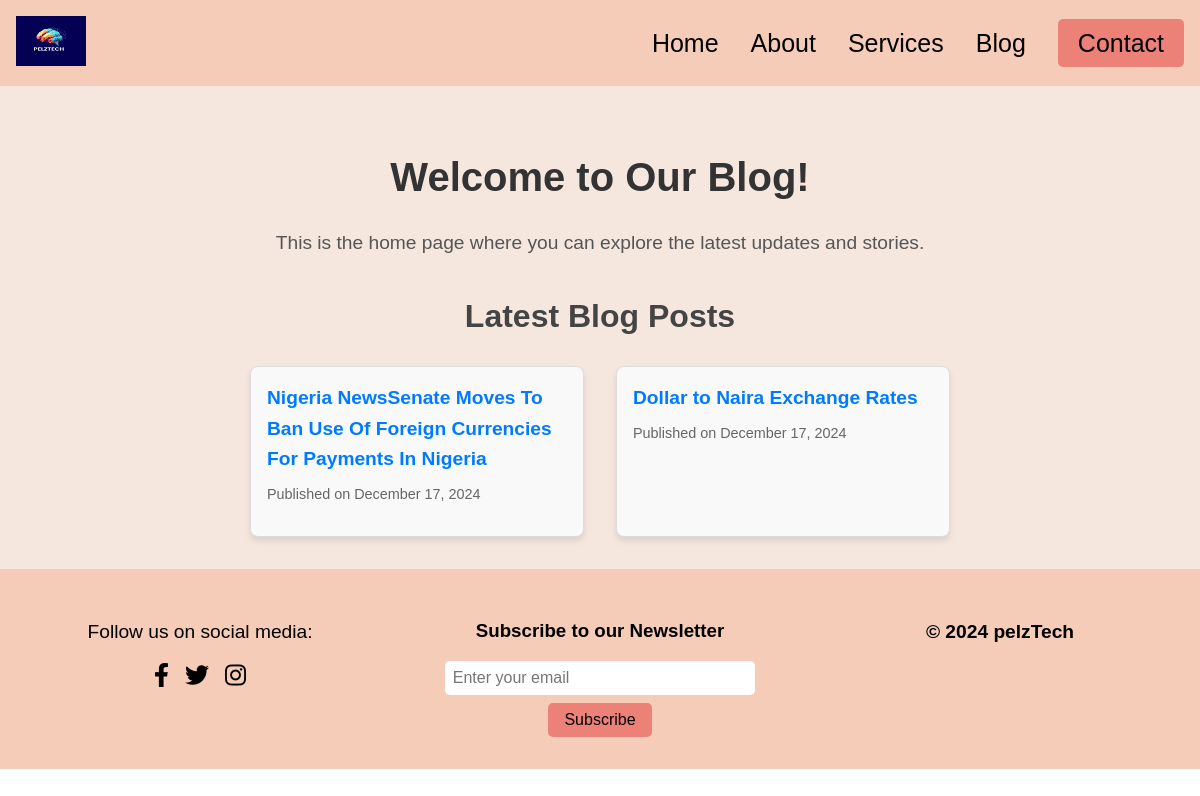
The page / on the database its author committed.
### blog/models.py (models this page shows, shortened)
class Post(models.Model):
    title = models.CharField(max_length=200)
    content = models.TextField()
    author = models.ForeignKey(User, on_delete=models.CASCADE)
    created_at = models.DateTimeField(auto_now_add=True)
    updated_at = models.DateTimeField(auto_now=True)
    image = models.ImageField(upload_to='blog_images/', null=True, blank=True)
    description_1 = models.TextField(blank=True, null=True)
    media_1 = models.FileField(upload_to='blog_media/', blank=True, null=True)
    description_2 = models.TextField(blank=True, null=True)
    media_2 = models.FileField(upload_to='blog_media/', blank=True, null=True)
    additional_image = models.ImageField(upload_to='blog_images/', null=True, blank=True)

### blog/views.py (the view)
# urls.py: path('', views.home, name='home'),
def home(request):
    latest_posts = Post.objects.order_by('-created_at')[:5]
    return render(request, 'blog/home.html', {'latest_posts': latest_posts})

### blog/templates/blog/home.html (shortened to what this page needs)
{% extends "blog/base.html" %}
{% block content %}
    <h1>Welcome to Our Blog!</h1>
    <p>This is the home page where you can explore the latest updates and stories.</p>
    <h2>Latest Blog Posts</h2>
    <div class="latest-posts">
        {% for post in latest_posts %}
            <div class="post-card">
                <a href="{% url 'post_detail' post.pk %}">{{ post.title }}</a>
                <p class="post-date">Published on {{ post.created_at|date:"F j, Y" }}</p>
            </div>
        {% endfor %}
    </div>
{% endblock %}

### blog/templates/blog/base.html (style rules this page uses)
body { font-family: Arial, sans-serif; margin: 0; padding: 0; }

### blog/templates/blog/home.html (style rules this page uses)
h1 { color: #333; font-size: 2.5rem; margin-bottom: 0.5rem; }
p { color: #555; font-size: 1.2rem; }
h2 { color: #444; font-size: 2rem; margin-top: 2rem; margin-bottom: 1rem; }
.latest-posts { display: flex; flex-wrap: wrap; justify-content: center; gap: 2rem; margin-top: 1.5rem; }
.post-card { background-color: #f9f9f9; border: 1px solid #ddd; color: aqua; border-radius: 8px; box-shadow: 0 4px 6px rgba(0, 0, 0, 0.1); width: 300px; padding: 1rem; text-align: left; transition: transform 0.3s ease, box-shadow 0.3s ease; }
.post-card a { text-decoration: none; color: #007BFF; font-size: 1.2rem; font-weight: bold; }
.post-date { color: #666; font-size: 0.9rem; margin-top: 0.5rem; }

### rows shown on the page
Post: title "Nigeria NewsSenate Moves To Ban Use Of Foreign Currencies For Payments In Nigeria", created_at "December 17, 2024"
Post: title "Dollar to Naira Exchange Rates", created_at "December 17, 2024"
